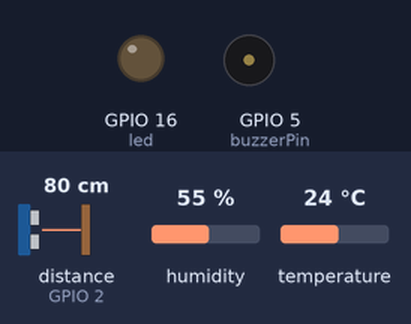
A sketch run on a simulated ESP32. Parts: output pins drawn as LEDs (lit = HIGH), buzzer (waves = sounding, pin HIGH). Wiring (inferred from the names in the program): ultrasonic range finder: trigger GPIO 4; echo GPIO 2. The test bench sets the inputs (shaded band); at power-on: distance to the obstacle (sensor on GPIO 2) 80 cm, humidity 55 %, temperature 24 °C. The echo pulse lasts 58.3 µs per cm; WiFi joins after 1.5 s; servers stay silent unless stated; storage starts empty; pins used as bus, display or sensor lines are not drawn; what the sketch prints to the serial monitor is not drawn.

Above: at 0.1 s.
At 1.6 s:
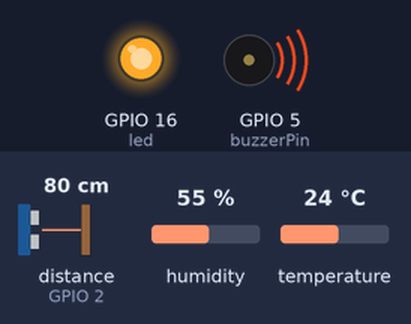
Timing chart, 0 to 3.1 s (numbered marks = the images above):
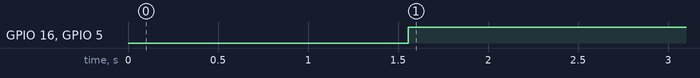

Measured:
- by itself, GPIO 16 (led), GPIO 5 (buzzerPin): LOW → HIGH at 1.6 s

The sketch:

project.ino
```cpp
#include <WiFi.h>
#include <WiFiClient.h>
#include <WebServer.h>
#include <ESPmDNS.h>
#include <DHT.h>
#include <SPIFFS.h>
#include <Firebase_ESP_Client.h>
//#include <addons/TokenHelper.h>

#define echoPin 2
#define trigPin 4
#define buzzerPin 5
#define led 16
const char *ssid = "Hahah";
const char *password = "imen0000";

// Configuration Firebase
#define FIREBASE_PROJECT_ID "fierstoreproject-8e4b5"
#define FIREBASE_API_KEY "AIzaSyAPZ07ilX3yovn392MehLQXSAshhhpONaw"
//#define FIREBASE_DATABASE_URL "https://fierstoreproject-8e4b5-default-rtdb.firebaseio.com"
#define USER_EMAIL "jlassiimen@gmail.com"
#define USER_PASSWORD "12345imen"
WebServer server(80);
DHT dht(26, DHT11);

// Objets de données Firebase
FirebaseData firebaseData;
FirebaseConfig firebaseConfig;
FirebaseAuth auth;

// Seuil de distance
float temperatureThreshold = 0;
float distanceThreshold = 0;
void setup() {
    Serial.begin(115200);
    dht.begin();
    pinMode(trigPin, OUTPUT);
    pinMode(echoPin, INPUT);
    pinMode(buzzerPin, OUTPUT);
    pinMode(led, OUTPUT);
    // Configuration SPIFFS
    if (!SPIFFS.begin(true)) {
        Serial.println("Une erreur est survenue lors du montage de SPIFFS");
        return;
    }

    // Configuration Wi-Fi
    WiFi.mode(WIFI_STA);
    WiFi.begin(ssid, password);
    while (WiFi.status() != WL_CONNECTED) {
        delay(500);
        Serial.print(".");
    }

    Serial.println("");
    Serial.print("Connecté à ");
    Serial.println(ssid);
    Serial.print("Adresse IP : ");
    Serial.println(WiFi.localIP());

    if (MDNS.begin("esp32")) {
        Serial.println("Répondeur MDNS démarré");
    }

    server.on("/", handleRoot);
    server.on("/threshold", HTTP_POST, handleThresholdForm);
    server.on("/distance", HTTP_POST, handleDistanceForm);  // Add this in setup()

    server.begin();
    Serial.println("Serveur HTTP démarré");

    // Configuration Firebase
    firebaseConfig.api_key = FIREBASE_API_KEY;
 auth.user.email = USER_EMAIL;
  auth.user.password = USER_PASSWORD;
    Firebase.begin(&firebaseConfig, &auth);
     Firebase.reconnectWiFi(true);
}

void loop() {
    server.handleClient();
    delay(2);

    float distance = readDistance();
    float temperature = readDHTTemperature();
    float humidity = readDHTHumidity();
    String collectionPath  = "EspData";
    long timestamp = millis(); // Use current time as a unique identifier

    if (distance >= distanceThreshold) {
      digitalWrite(led, HIGH);

  } else{
        digitalWrite(led, LOW); // Buzzer désactivé
    }


    if(temperature>=temperatureThreshold){

      digitalWrite(buzzerPin, HIGH); // Buzzer activé
    } else{
        digitalWrite(buzzerPin, LOW); // Buzzer désactivé

    }


    // Envoyer les données à Firebase
    sendToFirebase(firebaseData,FIREBASE_PROJECT_ID,collectionPath ,temperature, humidity, distance,timestamp);

    delay(2000); // Éviter des mises à jour trop fréquentes
}

void sendToFirebase(FirebaseData &fbdo, const String &projectID, const String &collectionPath, float temperature, float humidity,float distance, long timestamp) {

  if (!isnan(temperature) && !isnan(humidity) && !isnan(distance) ) {
    FirebaseJson content;  // Initialize FirebaseJson object

    // Set the 'Temperature' and 'Humidity' fields
    content.set("fields/Temperature/doubleValue", temperature);
    content.set("fields/Humidity/doubleValue", humidity);
  content.set("fields/Distance/doubleValue", distance);
        String documentPath = collectionPath + "/" + String(timestamp); // Unique document path

  //  Serial.print("Update/Add DHT Data... ");

    // Use patchDocument to update Firestore document
    bool success = Firebase.Firestore.patchDocument(
      &fbdo,
      projectID,
      "",  // Not using a transaction ID
      documentPath.c_str(),
      content.raw(),
      ""  // No specific field mask, updates whole object
    );

    if (success) {
      Serial.printf("ok\n%s\n\n", fbdo.payload().c_str());
    } else {

Serial.print("Error: ");
Serial.println(fbdo.errorReason());
    }
  } else {
    Serial.println("Failed to read DHT data.");
  }
}


void handleThresholdForm() {
    if (server.hasArg("threshold")) {
        temperatureThreshold = server.arg("threshold").toFloat();
    }
    server.send(200, "text/plain", "Seuil température mis à jour avec succès !");
}
void handleDistanceForm() {
    if (server.hasArg("distance")) {
        distanceThreshold = server.arg("distance").toFloat();
    }
    server.send(200, "text/plain", "Seuil distance mis à jour avec succès !");
}

float readDistance() {
    digitalWrite(trigPin, LOW);
    delayMicroseconds(2);
    digitalWrite(trigPin, HIGH);
    delayMicroseconds(10);
    digitalWrite(trigPin, LOW);
    long duration = pulseIn(echoPin, HIGH);
    return duration / 58.2;
}

void handleRoot() {
    File file = SPIFFS.open("/index.html", "r");
    if (!file) {
        server.send(500, "text/plain", "Erreur de serveur");
        return;
    }

    String html = file.readString();
    file.close();

    html.replace("{{temperature}}", String(readDHTTemperature()));
    html.replace("{{humidity}}", String(readDHTHumidity()));
    html.replace("{{distance}}", String(readDistance()));

    server.send(200, "text/html", html);
}

float readDHTTemperature() {
    float t = dht.readTemperature();
    return isnan(t) ? -1 : t;
}

float readDHTHumidity() {
    float h = dht.readHumidity();
    return isnan(h) ? -1 : h;
}
```
